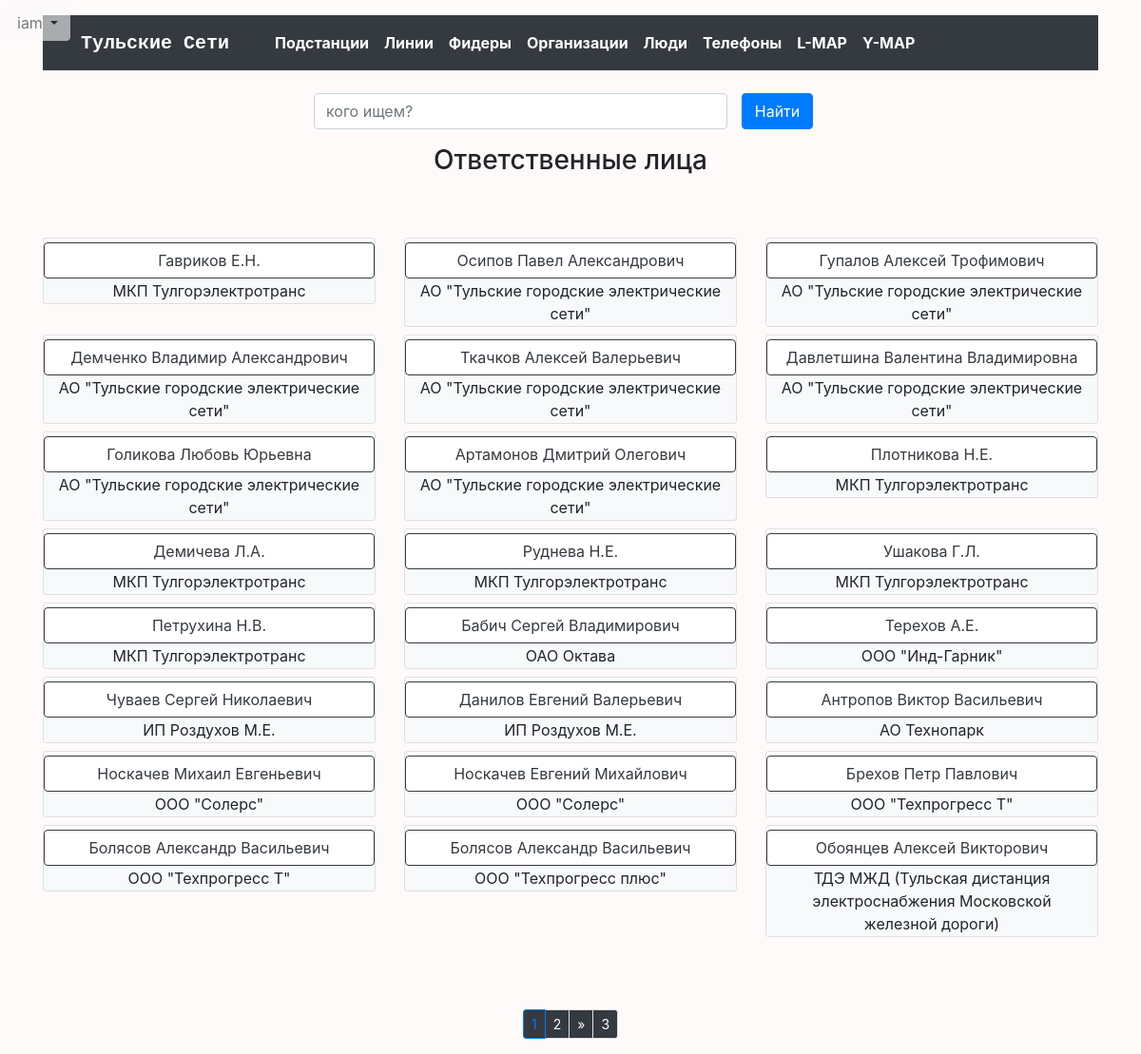
The page /persons/ (signed in) on the database its author committed.
### tula_net/models.py (models this page shows)
class Person(models.Model):
    name = models.CharField(max_length=128, verbose_name='ФИО')
    subscriber = models.ForeignKey(Subscriber, related_name='persons', on_delete=models.CASCADE)
    position = models.CharField(max_length=64, verbose_name='должность', blank=True, null=True)
    priority = models.PositiveSmallIntegerField(blank=True, verbose_name='приоритет', null=True)
    description = models.TextField(verbose_name='Описение', blank=True)
    def get_absolute_url(self):
        return reverse('person', kwargs={'pk': self.pk})
    def __str__(self):
        return self.name
    class Meta:
        verbose_name = "Ответственное лицо"
        verbose_name_plural = "Ответственные лица"
        ordering = ['-priority']

class Subscriber(models.Model):
    name = models.CharField(max_length=128, verbose_name='Название организации', unique=True)
    short_name = models.CharField(max_length=16, verbose_name='Назв орган сокращ', blank=True, null=True)
    ours = models.BooleanField(verbose_name='наши')
    year_update = models.PositiveSmallIntegerField(verbose_name='Списки обновлены', blank=True, null=True)
    description = models.TextField(verbose_name='Описение', blank=True)
    region = models.ForeignKey(
        Region, verbose_name='участок', default=2, blank=True, null=True, on_delete=models.SET_NULL)
    def get_absolute_url(self):
        return reverse('subscriber', kwargs={'pk': self.pk})
    def __str__(self):
        return self.name
    class Meta:
        verbose_name = "организация"
        verbose_name_plural = "организации"
        ordering = ['-ours', 'name']

### tula_net/views.py (the view)
# urls.py: path('persons/', PersonListView.as_view(), name='persons'),
class PersonListView(ListView):
    template_name = 'tula_net/persons.html'
    context_object_name = 'persons'
    paginate_by = 24
    def get_queryset(self):
        return Person.objects.select_related('subscriber')

### tula_net/context_processors.py (called while the page is built)
def add_titles(request):
    return {
        'title': 'Тульские Сети',
        'title_add': 'Добавить',
        'title_upd': 'Редактировать',
        'title_del': 'Удалить',
        'title_feeder': 'фидер',
        'title_substation': 'подстанцию',
        'title_subscriber': 'организацию',
        'title_phone': 'телефон',
        'title_person': 'лицо',
        'title_section': 'секцию',
        'title_line': 'линию',
        'title_char': 'характеристики фидера',
    }

def logik(request):
    return {
        'current_year': datetime.now().year,
        'logik_metod': request.path[1:5],
        'logik_obj': request.path[4:10],
        'logik_add': 'add_',
        'logik_upd': 'upd_',
        'logik_del': 'del_',
        'logik_feeder': '_feede',
        'logik_substation': '_subst',
        'logik_subscriber': '_subsc',
        'logik_phone': '_phone',
        'logik_person': '_perso',
        'logik_section': '_secti',
        'logik_line': '_line/',
        'logik_char': '_chara'
    }

def signs(request):
    return {
        'context_menu': {
            'substations': 'Подстанции',
            'lines': 'Линии',
            'sfeeders': 'Фидеры',
            'subscribers': 'Организации',
            'persons': ' Ответственные лица',
            'phones': 'Телефоны',
            'map': 'L-MAP',
            'y-map': 'Y-MAP',
        }
    }

def class_volt(request):
    return {
        'feeder_6': "btn btn-light border-success px-3 py-0 mx-1",
        'feeder_10': "btn btn-light border-primary px-3 py-0 mx-1",
        'feeder_x': "btn btn-secondary px-3 py-0 mx-1",
        'line_35': "border-danger btn btn-dark py-0 px-4 m-1 vl-border",
        'line_110': 'border-warning btn btn-dark py-0 px-4 m-1 vl-border',
        'line_x': 'btn btn-secondary py-0 px-4 m-1',
    }

### tula_net/templates/tula_net/persons.html (shortened to what this page needs)
{% extends 'base.html' %}
{% block search %}
    <div class="mb-5">
    {% include 'incl/_searcher_persons.html' %}
<h3 class="text-center">Ответственные лица</h3>
    </div>
{% endblock %}
{% block cards1 %}
    <section class="my-5 py-3">
      <div class="row mb-1">
    {% for person in persons %}
            <div class="col-6 col-md-6 col-lg-4 mb-2">
                <div class="card pt-1 text-center p-0 m-0">
                    <div class="card-body p-0 m-0 ">
                        <a href="{{ person.get_absolute_url }}" class="btn btn-outline-dark mx-auto d-block">
                            <p class="card-text mb-0">{{ person }}</p>
                        </a>
                    </div>
                    <div class="card-body p-0 m-0 ">
                        <a href="{{ person.subscriber.get_absolute_url }}" class=" btn btn-light mx-auto d-block py-0">
                            <p class="card-text">{{ person.subscriber }}</p>
                        </a>
                    </div>
                </div>
            </div>
    {% endfor %}
      </div>
    </section>
{% endblock %}
{% block paginator %}
{% include 'incl/_block_paginator_long.html' %}
{% endblock %}

### templates/incl/_user_bar.html (shortened to what this page needs)
<div class="btn-group user_bar">
  <button type="button" class="btn btn-light dropdown-toggle " data-toggle="dropdown" aria-haspopup="true" aria-expanded="false">
    {{ request.user }}
  </button>
</div>

### Tula_Networks/static/css/style.css (style rules this page uses)
body { background-color: #FFFAFA; }
.user_bar { z-index: 999999; position: fixed; left: 5px; top: 5px; opacity: 0.6; }

### rows shown on the page
Person: name "Гавриков Е.Н.", subscriber "МКП Тулгорэлектротранс"
Person: name "Осипов Павел Александрович", subscriber "АО \"Тульские городские электрические сети\""
Person: name "Гупалов Алексей Трофимович", subscriber "АО \"Тульские городские электрические сети\""
Person: name "Демченко Владимир Александрович", subscriber "АО \"Тульские городские электрические сети\""
Person: name "Ткачков Алексей Валерьевич", subscriber "АО \"Тульские городские электрические сети\""
Person: name "Давлетшина Валентина Владимировна", subscriber "АО \"Тульские городские электрические сети\""
Person: name "Голикова Любовь Юрьевна", subscriber "АО \"Тульские городские электрические сети\""
Person: name "Артамонов Дмитрий Олегович", subscriber "АО \"Тульские городские электрические сети\""
Person: name "Плотникова Н.Е.", subscriber "МКП Тулгорэлектротранс"
Person: name "Демичева Л.А.", subscriber "МКП Тулгорэлектротранс"
Person: name "Руднева Н.Е.", subscriber "МКП Тулгорэлектротранс"
Person: name "Ушакова Г.Л.", subscriber "МКП Тулгорэлектротранс"
Person: name "Петрухина Н.В.", subscriber "МКП Тулгорэлектротранс"
Person: name "Бабич Сергей Владимирович", subscriber "ОАО Октава"
Person: name "Терехов А.Е.", subscriber "ООО \"Инд-Гарник\""
Person: name "Чуваев Сергей Николаевич", subscriber "ИП Роздухов М.Е."
Person: name "Данилов Евгений Валерьевич", subscriber "ИП Роздухов М.Е."
Person: name "Антропов Виктор Васильевич", subscriber "АО Технопарк"
Person: name "Носкачев Михаил Евгеньевич", subscriber "ООО \"Солерс\""
Person: name "Носкачев Евгений Михайлович", subscriber "ООО \"Солерс\""
Person: name "Брехов Петр Павлович", subscriber "ООО \"Техпрогресс Т\""
Person: name "Болясов Александр Васильевич", subscriber "ООО \"Техпрогресс Т\""
Person: name "Болясов Александр Васильевич", subscriber "ООО \"Техпрогресс плюс\""
Person: name "Обоянцев Алексей Викторович", subscriber "ТДЭ МЖД (Тульская дистанция электроснабжения Московской железной дороги)"

### other values the page prints
{{ request.user }} "iam"
{{ p }} "2"
{{ page_obj.paginator.num_pages }} "3"
